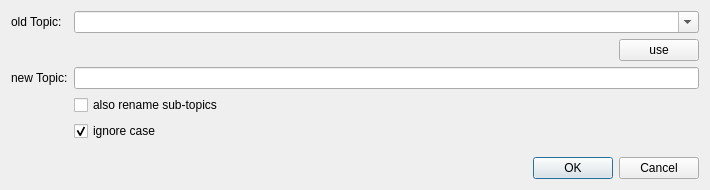
<?xml version="1.0" encoding="UTF-8"?>
<ui version="4.0">
 <class>DlgEditCategory</class>
 <widget class="QDialog" name="DlgEditCategory">
  <property name="geometry">
   <rect>
    <x>0</x>
    <y>0</y>
    <width>710</width>
    <height>190</height>
   </rect>
  </property>
  <property name="windowTitle">
   <string>Edit Topic ...</string>
  </property>
  <layout class="QVBoxLayout" name="verticalLayout">
   <item>
    <layout class="QFormLayout" name="formLayout">
     <item row="0" column="0">
      <widget class="QLabel" name="label">
       <property name="text">
        <string>old Topic:</string>
       </property>
      </widget>
     </item>
     <item row="0" column="1">
      <widget class="QComboBox" name="cmbOldTopic">
       <property name="editable">
        <bool>true</bool>
       </property>
       <property name="maxVisibleItems">
        <number>25</number>
       </property>
       <property name="insertPolicy">
        <enum>QComboBox::InsertAtTop</enum>
       </property>
       <property name="duplicatesEnabled">
        <bool>true</bool>
       </property>
      </widget>
     </item>
     <item row="3" column="0">
      <widget class="QLabel" name="label_2">
       <property name="text">
        <string>new Topic:</string>
       </property>
      </widget>
     </item>
     <item row="3" column="1">
      <widget class="QLineEdit" name="edtNewTopic"/>
     </item>
     <item row="4" column="1">
      <widget class="QCheckBox" name="chkRenameSub">
       <property name="text">
        <string>also rename sub-topics</string>
       </property>
      </widget>
     </item>
     <item row="5" column="1">
      <widget class="QCheckBox" name="chkIgnoreCase">
       <property name="text">
        <string>ignore case</string>
       </property>
       <property name="checked">
        <bool>true</bool>
       </property>
      </widget>
     </item>
     <item row="2" column="1">
      <layout class="QHBoxLayout" name="horizontalLayout">
       <item>
        <spacer name="horizontalSpacer_2">
         <property name="orientation">
          <enum>Qt::Horizontal</enum>
         </property>
         <property name="sizeHint" stdset="0">
          <size>
           <width>40</width>
           <height>20</height>
          </size>
         </property>
        </spacer>
       </item>
       <item>
        <widget class="QPushButton" name="btnCopyDown">
         <property name="text">
          <string>use</string>
         </property>
         <property name="icon">
          <iconset resource="../libwidgets/libwidgets.qrc">
           <normaloff>:/QFilenamesListEdit/down.png</normaloff>:/QFilenamesListEdit/down.png</iconset>
         </property>
        </widget>
       </item>
      </layout>
     </item>
    </layout>
   </item>
   <item>
    <widget class="QDialogButtonBox" name="buttonBox">
     <property name="orientation">
      <enum>Qt::Horizontal</enum>
     </property>
     <property name="standardButtons">
      <set>QDialogButtonBox::Cancel|QDialogButtonBox::Ok</set>
     </property>
    </widget>
   </item>
  </layout>
 </widget>
 <resources>
  <include location="../libwidgets/libwidgets.qrc"/>
 </resources>
 <connections>
  <connection>
   <sender>buttonBox</sender>
   <signal>accepted()</signal>
   <receiver>DlgEditCategory</receiver>
   <slot>accept()</slot>
   <hints>
    <hint type="sourcelabel">
     <x>248</x>
     <y>254</y>
    </hint>
    <hint type="destinationlabel">
     <x>157</x>
     <y>274</y>
    </hint>
   </hints>
  </connection>
  <connection>
   <sender>buttonBox</sender>
   <signal>rejected()</signal>
   <receiver>DlgEditCategory</receiver>
   <slot>reject()</slot>
   <hints>
    <hint type="sourcelabel">
     <x>316</x>
     <y>260</y>
    </hint>
    <hint type="destinationlabel">
     <x>286</x>
     <y>274</y>
    </hint>
   </hints>
  </connection>
 </connections>
</ui>
